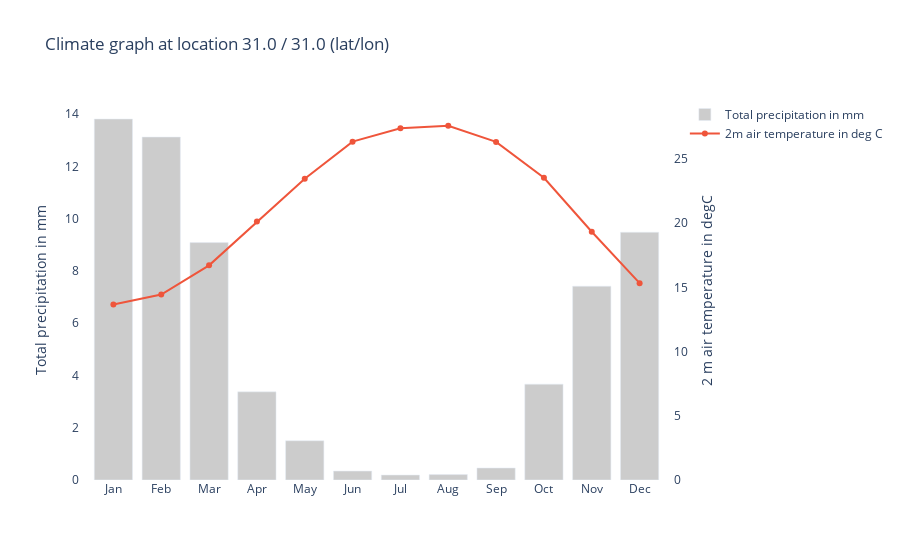
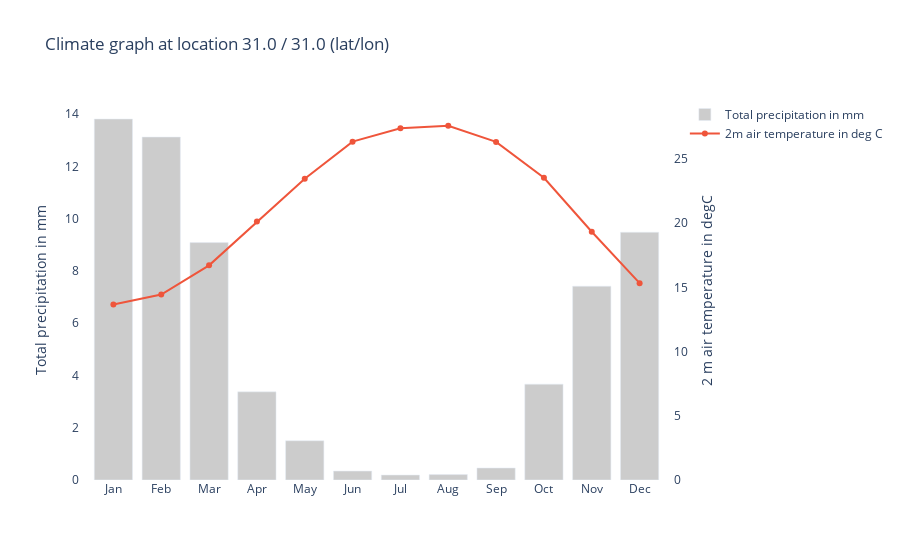
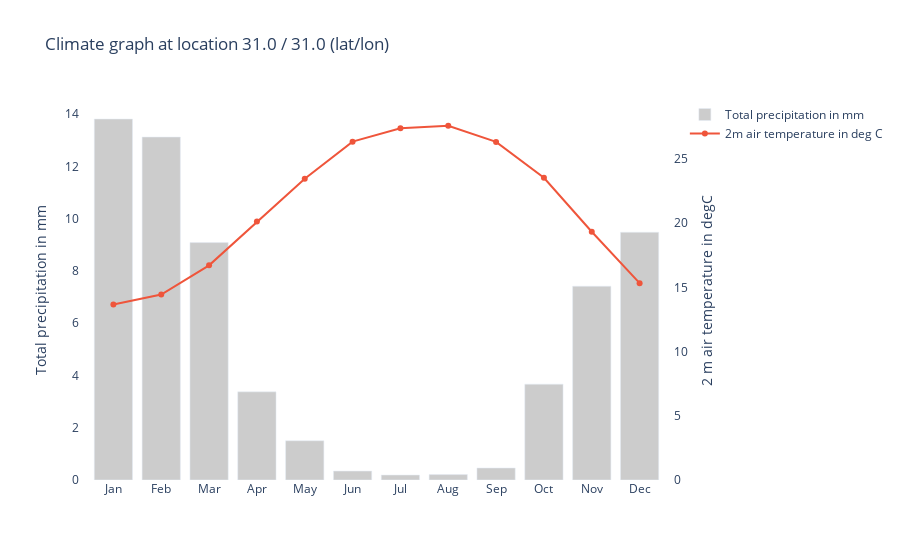
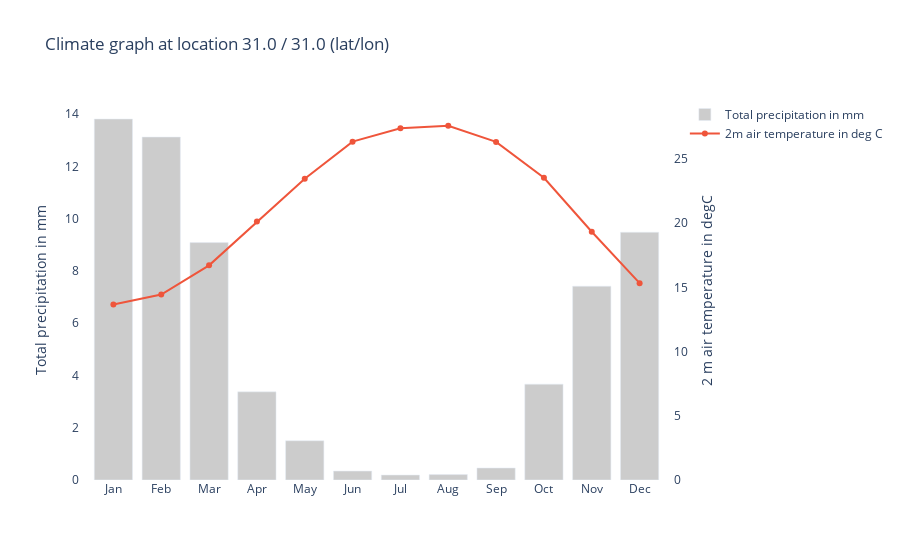

Source (notebook cell) for these figures, in order:
### Code cell
lat.observe(click, 'value')
lat

### Figure 1 — Plotly figure (JSON) as saved in the notebook; plotly's stock layout.template omitted (floating-point values rounded to 4 significant figures)
{"data": [{"marker": {"color": "rgb(204,204,204)"}, "name": "Total precipitation in mm", "type": "bar", "x": ["Jan", "Feb", "Mar", "Apr", "May", "Jun", "Jul", "Aug", "Sep", "Oct", "Nov", "Dec"], "y": [13.82, 13.13, 9.088, 3.375, 1.503, 0.3416, 0.1906, 0.2074, 0.4598, 3.67, 7.419, 9.486]}, {"name": "2m air temperature in deg C", "type": "scatter", "x": ["Jan", "Feb", "Mar", "Apr", "May", "Jun", "Jul", "Aug", "Sep", "Oct", "Nov", "Dec"], "y": [13.67, 14.44, 16.71, 20.12, 23.46, 26.35, 27.38, 27.59, 26.33, 23.53, 19.33, 15.32], "yaxis": "y2"}], "layout": {"plot_bgcolor": "white", "title": {"text": "Climate graph at location 31.0 / 31.0 (lat/lon)"}, "yaxis": {"title": {"text": "Total precipitation in mm"}}, "yaxis2": {"overlaying": "y", "range": [0, 29.59], "side": "right", "title": {"text": "2 m air temperature in degC"}}}}

### Figure 2 — Plotly figure (JSON) as saved in the notebook; plotly's stock layout.template omitted (floating-point values rounded to 4 significant figures)
{"data": [{"marker": {"color": "rgb(204,204,204)"}, "name": "Total precipitation in mm", "type": "bar", "x": ["Jan", "Feb", "Mar", "Apr", "May", "Jun", "Jul", "Aug", "Sep", "Oct", "Nov", "Dec"], "y": [13.82, 13.13, 9.088, 3.375, 1.503, 0.3416, 0.1906, 0.2074, 0.4598, 3.67, 7.419, 9.486]}, {"name": "2m air temperature in deg C", "type": "scatter", "x": ["Jan", "Feb", "Mar", "Apr", "May", "Jun", "Jul", "Aug", "Sep", "Oct", "Nov", "Dec"], "y": [13.67, 14.44, 16.71, 20.12, 23.46, 26.35, 27.38, 27.59, 26.33, 23.53, 19.33, 15.32], "yaxis": "y2"}], "layout": {"plot_bgcolor": "white", "title": {"text": "Climate graph at location 31.0 / 31.0 (lat/lon)"}, "yaxis": {"title": {"text": "Total precipitation in mm"}}, "yaxis2": {"overlaying": "y", "range": [0, 29.59], "side": "right", "title": {"text": "2 m air temperature in degC"}}}}

### Figure 3 — Plotly figure (JSON) as saved in the notebook; plotly's stock layout.template omitted (floating-point values rounded to 4 significant figures)
{"data": [{"marker": {"color": "rgb(204,204,204)"}, "name": "Total precipitation in mm", "type": "bar", "x": ["Jan", "Feb", "Mar", "Apr", "May", "Jun", "Jul", "Aug", "Sep", "Oct", "Nov", "Dec"], "y": [13.82, 13.13, 9.088, 3.375, 1.503, 0.3416, 0.1906, 0.2074, 0.4598, 3.67, 7.419, 9.486]}, {"name": "2m air temperature in deg C", "type": "scatter", "x": ["Jan", "Feb", "Mar", "Apr", "May", "Jun", "Jul", "Aug", "Sep", "Oct", "Nov", "Dec"], "y": [13.67, 14.44, 16.71, 20.12, 23.46, 26.35, 27.38, 27.59, 26.33, 23.53, 19.33, 15.32], "yaxis": "y2"}], "layout": {"plot_bgcolor": "white", "title": {"text": "Climate graph at location 31.0 / 31.0 (lat/lon)"}, "yaxis": {"title": {"text": "Total precipitation in mm"}}, "yaxis2": {"overlaying": "y", "range": [0, 29.59], "side": "right", "title": {"text": "2 m air temperature in degC"}}}}

### Figure 4 — Plotly figure (JSON) as saved in the notebook; plotly's stock layout.template omitted (floating-point values rounded to 4 significant figures)
{"data": [{"marker": {"color": "rgb(204,204,204)"}, "name": "Total precipitation in mm", "type": "bar", "x": ["Jan", "Feb", "Mar", "Apr", "May", "Jun", "Jul", "Aug", "Sep", "Oct", "Nov", "Dec"], "y": [13.82, 13.13, 9.088, 3.375, 1.503, 0.3416, 0.1906, 0.2074, 0.4598, 3.67, 7.419, 9.486]}, {"name": "2m air temperature in deg C", "type": "scatter", "x": ["Jan", "Feb", "Mar", "Apr", "May", "Jun", "Jul", "Aug", "Sep", "Oct", "Nov", "Dec"], "y": [13.67, 14.44, 16.71, 20.12, 23.46, 26.35, 27.38, 27.59, 26.33, 23.53, 19.33, 15.32], "yaxis": "y2"}], "layout": {"plot_bgcolor": "white", "title": {"text": "Climate graph at location 31.0 / 31.0 (lat/lon)"}, "yaxis": {"title": {"text": "Total precipitation in mm"}}, "yaxis2": {"overlaying": "y", "range": [0, 29.59], "side": "right", "title": {"text": "2 m air temperature in degC"}}}}
